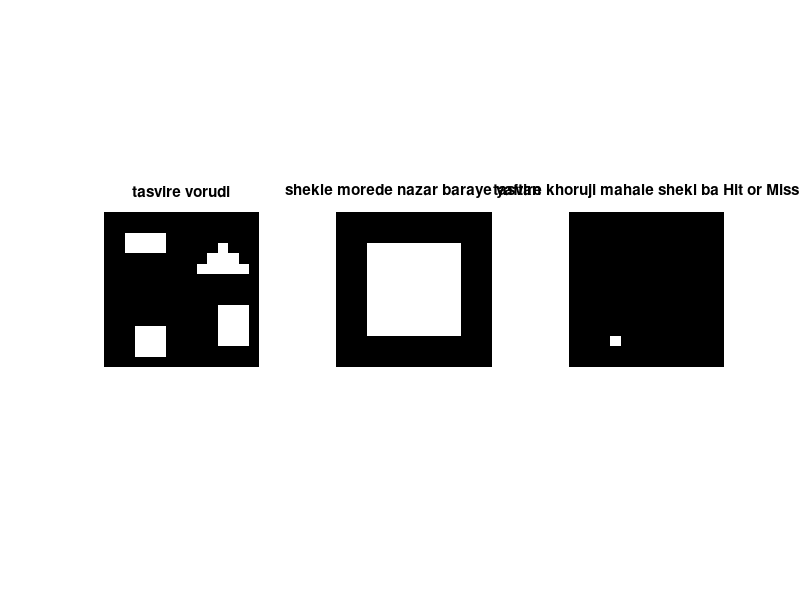

Write MATLAB code to recreate this figure.
%in barnamei baraye HIT OR MISS ast,BARAYE
%EJRAYE BARNAME HAME BARNAME RA ENTEKHAB KARDE(Ctrl+A & Ctrl+C)VA DAR Command
%Window MATLAB PASTE KONID. 
clc;
clear all;
close all;
Img=[0 0 0 0 0 0 0 0 0 0 0 0 0 0 0;
       0 0 0 0 0 0 0 0 0 0 0 0 0 0 0;
       0 0 1 1 1 1 0 0 0 0 0 0 0 0 0;
       0 0 1 1 1 1 0 0 0 0 0 1 0 0 0;
       0 0 0 0 0 0 0 0 0 0 1 1 1 0 0;
       0 0 0 0 0 0 0 0 0 1 1 1 1 1 0;
       0 0 0 0 0 0 0 0 0 0 0 0 0 0 0;
       0 0 0 0 0 0 0 0 0 0 0 0 0 0 0;
       0 0 0 0 0 0 0 0 0 0 0 0 0 0 0;
       0 0 0 0 0 0 0 0 0 0 0 1 1 1 0; 
       0 0 0 0 0 0 0 0 0 0 0 1 1 1 0;
       0 0 0 1 1 1 0 0 0 0 0 1 1 1 0;
       0 0 0 1 1 1 0 0 0 0 0 1 1 1 0; 
       0 0 0 1 1 1 0 0 0 0 0 0 0 0 0;
       0 0 0 0 0 0 0 0 0 0 0 0 0 0 0];
[m n]=size(Img);
%shekle morede josteju
B=[ 1 1 1;1 1 1;1 1 1];
%B=[ 1 1 1 1;1 1 1 1];
[md nd]=size(B);
WB=zeros(md+2,nd+2);
for i=2:md+1
    for j=2:nd+1
        WB(i,j)=B(i-1,j-1);
    end
end

x=0;y=0;
AD = imerode(Img,B);
cm=bitcmp(Img,1);
EE=imerode(cm,WB);
imshow(EE);
Img_out=AD+EE;
for i=2:m-1
    for j=2:n-1
        if([Img_out(i-1,j-1) Img_out(i-1,j) Img_out(i-1,j+1);
                Img_out(i,j-1) Img_out(i,j) Img_out(i,j+1);
                Img_out(i+1,j-1) Img_out(i+1,j) Img_out(i+1,j+1)]==[0 0 0;0 1 0;0 0 0])
                x=i;y=j;
        end
    end
end
for i=1:m
    for j=1:n
        if(i==x && j==y)
            Img_out(i,j)=1;
        else
            Img_out(i,j)=0;
        end
    end
end
subplot(1,3,1)
imshow(Img);
title('tasvire vorudi')
subplot(1,3,2)
imshow(WB);
title('shekle morede nazar baraye yaftan')
subplot(1,3,3)
imshow(Img_out);
title('tasvire khoruji mahale shekl ba Hit or Miss');
